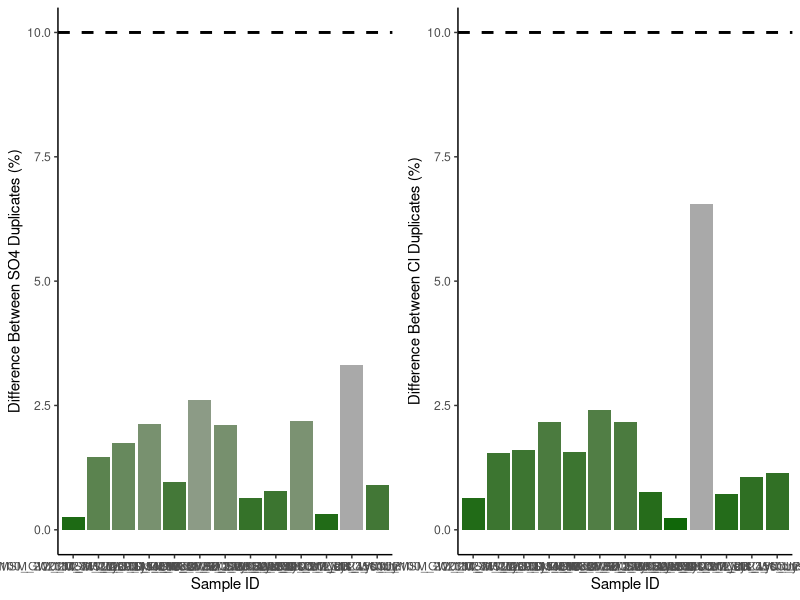
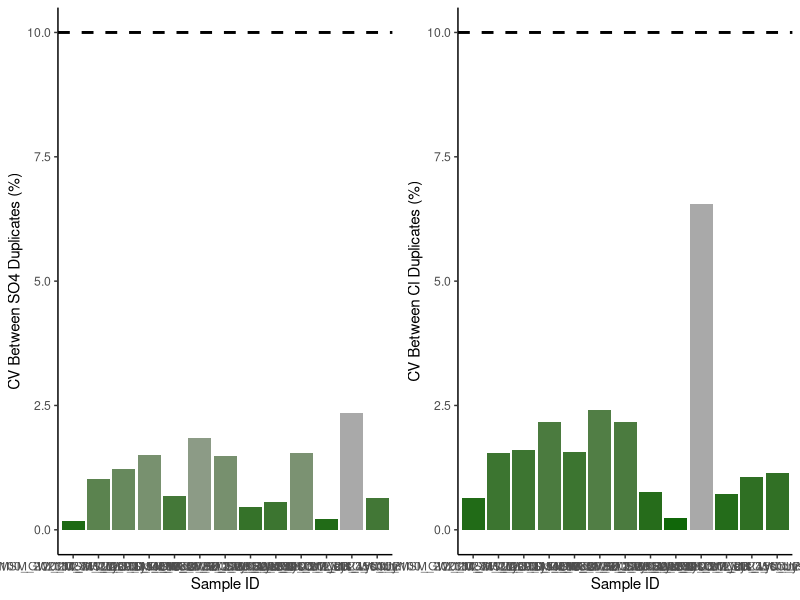
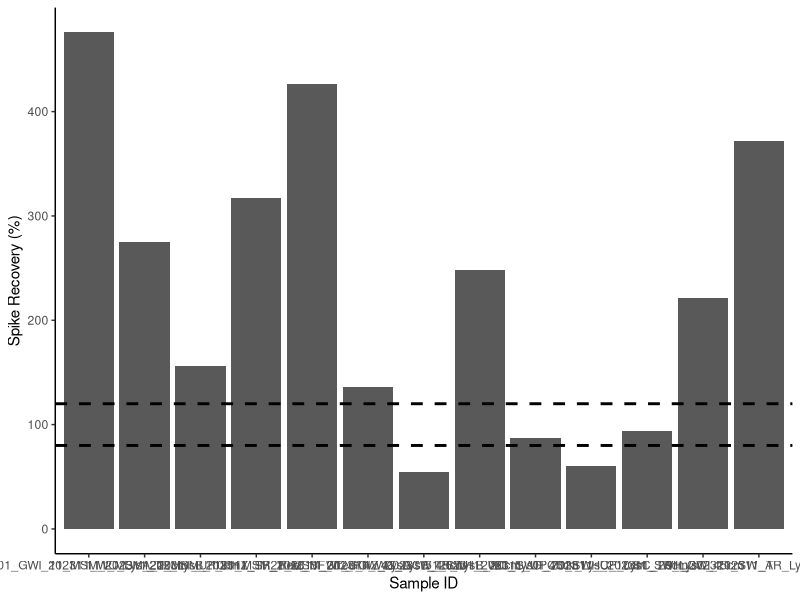

Here is the R script that generated these plots, in order:
## ---- chunk 1
knitr::opts_chunk$set(echo = TRUE)

## Load data.table package
library(data.table)
library(ggplot2)
library(dplyr)
library(data.table)
library(matrixStats)
library(gridExtra)
library(ggpubr)
library(grid)
library(stringr)
## ---- chunk 2
setwd("S:/Biogeochemistry/People/Wilson (Steph)/Data/Dionex/Raw Data Files")

# SULFATE DATA: 

## Read in raw data file from Dionex - copied and saved as a txt
Sdat <- read.table("COMPASS_Synoptic_CB_MonMon_202311_SO4.txt",sep='\t' , header=T, skip=3)
head(Sdat)

## Only keep the columns that we need 
Sdat <- Sdat[ ,c(2,5)] # dont need this here 
head(Sdat)

## Name the columns correctly 
colnames(Sdat) <- c( "Sample_ID", "SO4_ppm")
Sdat$Sample_ID <- as.factor(Sdat$Sample_ID)
Sdat$SO4_ppm <- as.numeric(Sdat$SO4_ppm)
Sdat <- as.data.frame(Sdat)
head(Sdat)

#Chloride data 
## Read in raw data file from Dionex - copied and saved as a txt
Cldat <- read.table("COMPASS_Synoptic_CB_MonMon_202311_Cl.txt",sep='\t' , header=T, skip=3)
head(Cldat)

## Only keep the columns that we need 
Cldat <- Cldat[ ,c(2,5)]
head(Cldat)

## Name the columns correctly 
colnames(Cldat) <- c( "Sample_ID", "Cl_ppm")
Cldat$Sample_ID <- as.factor(Cldat$Sample_ID)
Cldat$Cl_ppm <- as.numeric(Cldat$Cl_ppm)
Cldat <- as.data.frame(Cldat)
head(Cldat) 


## Bring the data back together: 
all_dat <- merge(Sdat, Cldat, by="Sample_ID")
head(all_dat)

## Remove empty lines 
all_dat <- all_dat[!(is.na(all_dat$Sample_ID) | all_dat$Sample_ID==""), ]
head(all_dat)

all_dat <- droplevels(all_dat[!all_dat$Sample_ID == 'Lab Blank',])

## If there is an n.a. in the dataframe that is because there was no peak, which 
# would mean there was no Cl or SO4 and we want to know that so make all n.a.'s into zeros
all_dat[is.na(all_dat)] <- 0
head(all_dat)

## ---- chunk 3
stds <- all_dat[grepl("Standard", all_dat$Sample_ID),]
#stds <- stds[-c(80),]   #this is if you need to remove one for any reason
head(stds)

stds_chk_S <- stds %>%
	group_by(Sample_ID) %>%
	summarise(mean = mean(SO4_ppm), sd = sd(SO4_ppm))
stds_chk_S$cv <- (stds_chk_S$sd/stds_chk_S$mean)*100
stds_chk_S$flag <-  ifelse(stds_chk_S$cv <5, 'YES', 'NO, rerun')
head(stds_chk_S)

stds_chk_Cl <- stds %>%
	group_by(Sample_ID) %>%
	summarise(mean = mean(Cl_ppm), sd = sd(Cl_ppm))
stds_chk_Cl$cv <- (stds_chk_Cl$sd/stds_chk_Cl$mean)*100
stds_chk_Cl$flag <-  ifelse(stds_chk_Cl$cv <5, 'YES', 'NO, rerun')
head(stds_chk_Cl)

## ---- chunk 4
#remove standards from sample dataframe
sampledat <- all_dat[!grepl("Standard", all_dat$Sample_ID),]
head(sampledat)

# Constants needed for calculations: 
clmw <- 35.45     #molecular weight of Chloride: 35.45 
smw <- 32.06      #molecular weight of sulfur: 32.06


# Convert ppm to mmol/L
sampledat$SO4_mM <- (sampledat$SO4_ppm / smw)
sampledat$Cl_mM <- (sampledat$Cl_ppm / clmw)


# Calculate Salinity 
# calculated using the Knudsen equation 
# Salinity = 0.03 + 1.8050 * Chlorinity
# Ref: A Practical Handbook of Seawater Analysis by Strickland & Parsons (P. 11)
# =((1.807*Cl_ppm)+0.026)/1000
sampledat$salinity <- ((1.8070 * sampledat$Cl_ppm) + 0.026) / 1000


head(sampledat)
## ---- chunk 5
#Show me the data that we have from the calculations 
head(sampledat)

#pull out any rows that have "dup" in the SampleID column
dups <- sampledat %>%  
  filter(str_detect(Sample_ID, "dup"))      #have to change this to match data
head(dups)

#remove these from sample dataframe in a new dataframe
sampledat2 <- sampledat %>%  
  filter(!str_detect(Sample_ID, "dup")) %>%  
  filter(!str_detect(Sample_ID, "spk")) 
head(sampledat2)

#remove the dup from these IDs so we will have duplicate sample names
dups$Sample_ID<-gsub("_dup","",as.character(dups$Sample_ID))
dups <- dups[ ,-c(2,3)]
colnames(dups) <- c('Sample_ID', 'SO4_mM_dup', "Cl_mM_dup", "salinity_dup")
head(dups)

#put it back together with the old data set and look for duplicates 
QAdups <- merge(sampledat2, dups)
head(QAdups)

QAdups$SO4_dups_chk <- ((abs(QAdups$SO4_mM-QAdups$SO4_mM_dup))/((QAdups$SO4_mM+QAdups$SO4_mM_dup)/2))*100
QAdups$SO4_dups_flag <-  ifelse(QAdups$SO4_dups_chk <10, 'YES', 'NO, rerun')

QAdups$Cl_dups_chk <- ((abs(QAdups$Cl_mM-QAdups$Cl_mM_dup))/((QAdups$Cl_mM+QAdups$Cl_mM_dup)/2))*100
QAdups$Cl_dups_flag <-  ifelse(QAdups$Cl_dups_chk <10, 'YES', 'NO, rerun')

head(QAdups)

#plot dups output as a bar graph to easily check - want any over 10% to be red need to work on this 
Sdupsbar <- ggplot(data = QAdups, aes(x = Sample_ID, y = SO4_dups_chk, fill=SO4_dups_chk)) +
       geom_bar(stat = 'identity') + 
        scale_fill_gradient2(low='darkgreen', mid='darkgreen', high='darkgrey', space='Lab') + 
        theme_classic() + labs(x= "Sample ID", y="Difference Between SO4 Duplicates (%)") + 
        theme(legend.position="none") +  geom_hline(yintercept=10, linetype="dashed", 
                color = "black", size=1)


Cldupsbar <- ggplot(data = QAdups, aes(x = Sample_ID, y = Cl_dups_chk, fill=Cl_dups_chk)) +
       geom_bar(stat = 'identity') + 
        scale_fill_gradient2(low='darkgreen', mid='darkgreen', high='darkgrey', space='Lab') + 
        theme_classic() + labs(x= "Sample ID", y="Difference Between Cl Duplicates (%)") + 
        theme(legend.position="none") +  geom_hline(yintercept=10, linetype="dashed", 
                color = "black", size=1)

ggarrange(Sdupsbar, Cldupsbar,ncol=2, nrow=1)

#check for percent of no, reruns to see if it  would warrant reruns 
Perc_dups <- QAdups %>% 
  group_by(SO4_dups_flag) %>%
  summarise(S_no_rows = length(SO4_dups_flag)) 
Perc_dups1 <- QAdups %>% 
  group_by(Cl_dups_flag) %>%
  summarise(Cl_no_rows = length(Cl_dups_flag))
colnames(Perc_dups) <- c("Flag", "S_no_rows")
colnames(Perc_dups1) <- c("Flag", "Cl_no_rows")
Perc_dups2 <- cbind(Perc_dups, Perc_dups1)

Perc_dups2$Total <- length(QAdups$SO4_dups_flag)
Perc_dups2$S_Percent <- (Perc_dups2$S_no_rows / Perc_dups2$Total)*100
Perc_dups2$Cl_Percent <- (Perc_dups2$Cl_no_rows / Perc_dups2$Total)*100
head(Perc_dups2)


## ---- chunk 6
#the cv 
# calculate the sd bewteen the two duplicates then divide by the mean and multiply by 100 

df2 <- as.data.frame(QAdups$SO4_mM)
df2$dups <- QAdups$SO4_mM_dup

df2$sds <- apply(df2,1,sd)

QAdups$SO4_dups_cv <- (df2$sds)/((QAdups$SO4_mM+QAdups$SO4_mM_dup)/2) * 100
QAdups$SO4_dups_cv_flag <-  ifelse(QAdups$SO4_dups_cv <11, 'YES', 'NO, rerun')

head(QAdups)

#plot dups output as a bar graph to easily check - want any over 10% to be red need to work on this 
Sdupsbar <- ggplot(data = QAdups, aes(x = Sample_ID, y = SO4_dups_cv, fill=SO4_dups_chk)) +
       geom_bar(stat = 'identity') + 
        scale_fill_gradient2(low='darkgreen', mid='darkgreen', high='darkgrey', space='Lab') + 
        theme_classic() + labs(x= "Sample ID", y="CV Between SO4 Duplicates (%)") + 
        theme(legend.position="none") +  geom_hline(yintercept=10, linetype="dashed", 
                color = "black", size=1)


Cldupsbar <- ggplot(data = QAdups, aes(x = Sample_ID, y = Cl_dups_chk, fill=Cl_dups_chk)) +
       geom_bar(stat = 'identity') + 
        scale_fill_gradient2(low='darkgreen', mid='darkgreen', high='darkgrey', space='Lab') + 
        theme_classic() + labs(x= "Sample ID", y="CV Between Cl Duplicates (%)") + 
        theme(legend.position="none") +  geom_hline(yintercept=10, linetype="dashed", 
                color = "black", size=1)

ggarrange(Sdupsbar, Cldupsbar,ncol=2, nrow=1)

#check for percent of no, reruns to see if it  would warrant reruns 
Perc_dups <- QAdups %>% 
  group_by(SO4_dups_flag) %>%
  summarise(S_no_rows = length(SO4_dups_flag)) 
Perc_dups1 <- QAdups %>% 
  group_by(Cl_dups_flag) %>%
  summarise(Cl_no_rows = length(Cl_dups_flag))
colnames(Perc_dups) <- c("Flag", "S_no_rows")
colnames(Perc_dups1) <- c("Flag", "Cl_no_rows")
Perc_dups2 <- cbind(Perc_dups, Perc_dups1)

Perc_dups2$Total <- length(QAdups$SO4_dups_flag)
Perc_dups2$S_Percent <- (Perc_dups2$S_no_rows / Perc_dups2$Total)*100
Perc_dups2$Cl_Percent <- (Perc_dups2$Cl_no_rows / Perc_dups2$Total)*100
head(Perc_dups2)


## ---- chunk 7
#Show me the data that we have from the calculations 
head(sampledat)

#pull out any rows that have "spk" in the SampleID column
spks <- sampledat %>%  
  filter(str_detect(Sample_ID, "spk"))      #have to change this to match data
head(spks)

#remove the dup from these IDs so we will have duplicate sample names
spks$Sample_ID<-gsub("_spk","",as.character(spks$Sample_ID))
spks <- spks[ ,-c(2,3, 5,6)]
colnames(spks) <- c('Sample_ID', 'SO4_mM_spk')
head(spks)

#put it back together with the old data set and look for duplicates 
QAspks <- merge(sampledat, spks)
head(QAspks)

#now we need to calculate the spike concentration and calculate the spike recovery
spkconc <- (250/smw)    # in mM
spkvol <- 10             # in uL
spkvol <- spkvol/1000000 
#spike for these samples was 10uL of the 250mM standard
QAspks$SO4_spk_Conc <- (spkconc)*spkvol         # mmoles of SO4 
head(QAspks)

#need to determine dilution factors and initial amount of sample added
#if your samples are all the same dilution just use the first line 
#for Steph / COMPASS this depends on the site so... 
QAspks$Dilution <- 1
QAspks$Dilution <-  ifelse(str_detect(QAspks$Sample_ID, "MSM_202306_UP"), 50, QAspks$Dilution)
QAspks$Dilution <-  ifelse(str_detect(QAspks$Sample_ID, "MSM_202306_TR"), 50, QAspks$Dilution)
QAspks$Dilution <-  ifelse(str_detect(QAspks$Sample_ID, "MSM_202306_WC"), 100, QAspks$Dilution)
QAspks$Dilution <-  ifelse(str_detect(QAspks$Sample_ID, "GCrew_202306_UP"), 50, QAspks$Dilution)
QAspks$Dilution <-  ifelse(str_detect(QAspks$Sample_ID, "GCrew_202306_TR"), 50, QAspks$Dilution)
QAspks$Dilution <-  ifelse(str_detect(QAspks$Sample_ID, "GCrew_202306_WC"), 100, QAspks$Dilution)
QAspks$Dilution <-  ifelse(str_detect(QAspks$Sample_ID, "GWI_202306_UP"), 100, QAspks$Dilution)
QAspks$Dilution <-  ifelse(str_detect(QAspks$Sample_ID, "GWI_202306_TR"), 100, QAspks$Dilution)
QAspks$Dilution <-  ifelse(str_detect(QAspks$Sample_ID, "GWI_202306_WC"), 200, QAspks$Dilution)
QAspks$Dilution <-  ifelse(str_detect(QAspks$Sample_ID, "SWH_202306_UP"), 50, QAspks$Dilution)
QAspks$Dilution <-  ifelse(str_detect(QAspks$Sample_ID, "SWH_202306_TR"), 50, QAspks$Dilution)
QAspks$Dilution <-  ifelse(str_detect(QAspks$Sample_ID, "SWH_202306_WC"), 50, QAspks$Dilution)

#Set Sample volumes in uL 
QAspks$SampleVol <- 1
QAspks$SampleVol <-  ifelse(str_detect(QAspks$Sample_ID, "MSM_202306_UP"), 1501, QAspks$SampleVol)
QAspks$SampleVol <-  ifelse(str_detect(QAspks$Sample_ID, "MSM_202306_TR"), 1501, QAspks$SampleVol)
QAspks$SampleVol <-  ifelse(str_detect(QAspks$Sample_ID, "MSM_202306_WC"), 1475, QAspks$SampleVol)
QAspks$SampleVol <-  ifelse(str_detect(QAspks$Sample_ID, "GCrew_202306_UP"), 1501, QAspks$SampleVol)
QAspks$SampleVol <-  ifelse(str_detect(QAspks$Sample_ID, "GCrew_202306_TR"), 1501, QAspks$SampleVol)
QAspks$SampleVol <-  ifelse(str_detect(QAspks$Sample_ID, "GCrew_202306_WC"), 1475, QAspks$SampleVol)
QAspks$SampleVol <-  ifelse(str_detect(QAspks$Sample_ID, "GWI_202306_UP"), 1475, QAspks$SampleVol)
QAspks$SampleVol <-  ifelse(str_detect(QAspks$Sample_ID, "GWI_202306_TR"), 1475, QAspks$SampleVol)
QAspks$SampleVol <-  ifelse(str_detect(QAspks$Sample_ID, "GWI_202306_WC"), 1462, QAspks$SampleVol)
QAspks$SampleVol <-  ifelse(str_detect(QAspks$Sample_ID, "SWH_202306_UP"), 1501, QAspks$SampleVol)
QAspks$SampleVol <-  ifelse(str_detect(QAspks$Sample_ID, "SWH_202306_TR"), 1501, QAspks$SampleVol)
QAspks$SampleVol <-  ifelse(str_detect(QAspks$Sample_ID, "SWH_202306_WC"), 1501, QAspks$SampleVol)

#change sample volume to L 
QAspks$SampleVol <- QAspks$SampleVol/1000000
head(QAspks)

#gives us the total SO4 in the sample in mmoles
QAspks$SO4_Total_unspkd <- (QAspks$SO4_mM/QAspks$Dilution)*(QAspks$SampleVol) 

##total SO4 in spiked sample in mmoles
QAspks$SO4_Total_spkd <- (QAspks$SO4_mM_spk/QAspks$Dilution)*(QAspks$SampleVol+spkvol) 

QAspks$SO4_expctd_spkd <-  (QAspks$SO4_Total_unspkd + QAspks$SO4_spk_Conc)
QAspks$spk_recovery <-    (QAspks$SO4_Total_spkd/QAspks$SO4_expctd_spkd)*100
QAspks$SO4_spks_flag <-  ifelse(QAspks$spk_recovery <=120 & QAspks$spk_recovery >=80 , 'YES', 'NO, rerun')  #fix 

head(QAspks)

#plot spk recoveries output as a bar graph to easily check - want any over 10% to be red need to work on this 
spksbar <- ggplot(data = QAspks, aes(x = Sample_ID, y = spk_recovery)) +
        geom_bar(stat = 'identity') + 
        scale_fill_manual(values=c("lightblue4")) + 
        theme_classic() + labs(x= "Sample ID", y="Spike Recovery (%)") + 
        theme(legend.position="none") +  
        geom_hline(yintercept=80, linetype="dashed", color = "black", size=1) + 
        geom_hline(yintercept=120, linetype="dashed", color = "black", size=1)

spksbar



#check for percent of no, reruns to see if it  would warrant reruns 
Perc_spks <- QAspks %>% 
  group_by(SO4_spks_flag) %>%
  summarise(no_rows = length(SO4_spks_flag)) 
Perc_spks$Total <- length(QAspks$SO4_spks_flag)
Perc_spks$Percent <- (Perc_spks$no_rows / Perc_spks$Total)*100
head(Perc_spks)

## ---- chunk 8
#for steph <- pull out identifiers of the sample names 
#pull the sample ID and separate it by the underscores 
IDs <- data.frame(do.call('rbind', strsplit(as.character(sampledat2$Sample_ID),'_',fixed=TRUE)))
colnames(IDs) <- c("Analysis_No" ,"Site", "Date", "Zone", "Replicate", "Depth", "RHZ", "RHZ_Rep")
head(IDs)

#rejoin them to the dataframe
alldat <- cbind(IDs, sampledat2)
head(alldat)

## ---- chunk 9
setwd("S:/Biogeochemistry/People/Wilson (Steph)/Data/Dionex/Final Data Files")        #Change wd 

write.csv(alldat, file="COMPASS_Synoptic_CB_Dionex_ClSo4_Final_202311.csv")           #Change file name
